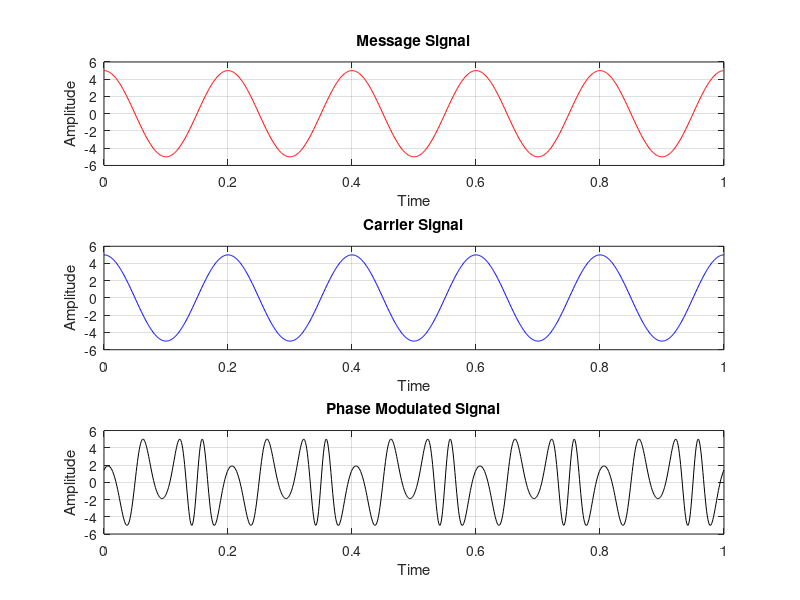

Write the MATLAB code that produced this figure.

%Write a matlab code to perform phase modulation and calculate the power.

close all;
clear all;
clc;
t=0:0.001:1;
vm=input('Enter the value of vm: ');
fm=input('Enter the value of fm: ');
vc=input('Enter the value of vc: ');
fc=input('Enter the value of fc: ');
mp=input('Enter the modulation index of pm: ');
m=vm*cos(2*pi*fm*t);
n=vc*cos(2*pi*fc*t);
subplot(3,1,1)
plot(t,m,'r')
title('Message Signal');
xlabel('Time');
ylabel('Amplitude');
grid on

subplot(3,1,2)
plot(t,n,'b')
title('Carrier Signal');
xlabel('Time');
ylabel('Amplitude');
grid on

%Phase MOdulation
spm=vc*cos((2*pi*fc*t)+mp.*cos(2*pi*fm*t));
subplot(3,1,3)
plot(t,spm,'black')
title('Phase Modulated Signal');
xlabel('Time');
ylabel('Amplitude');
grid on
